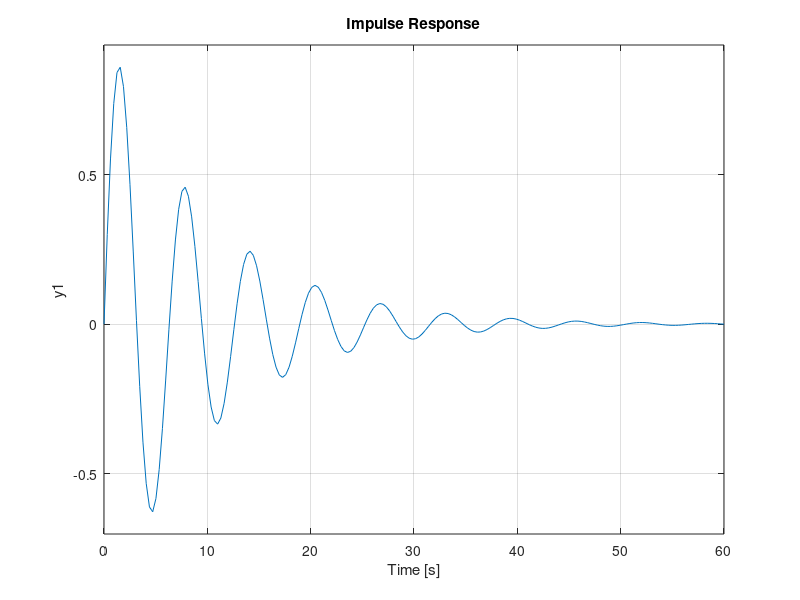
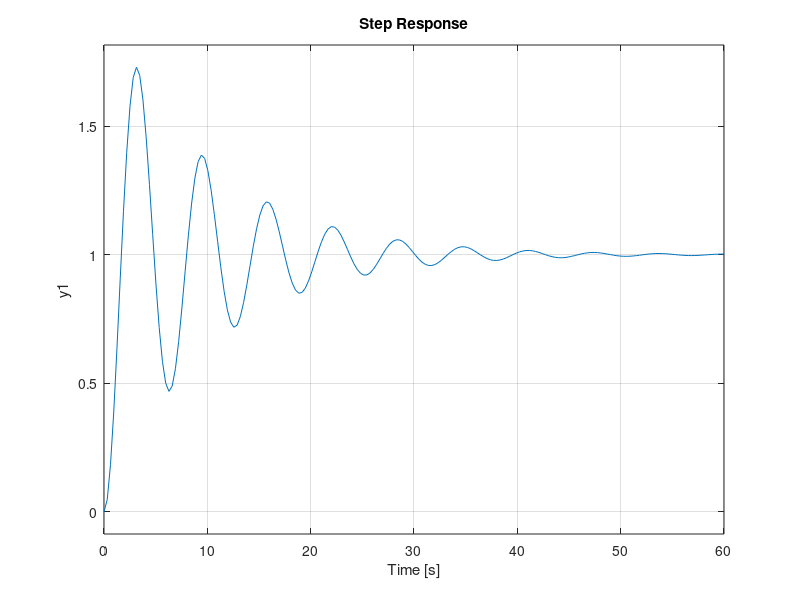
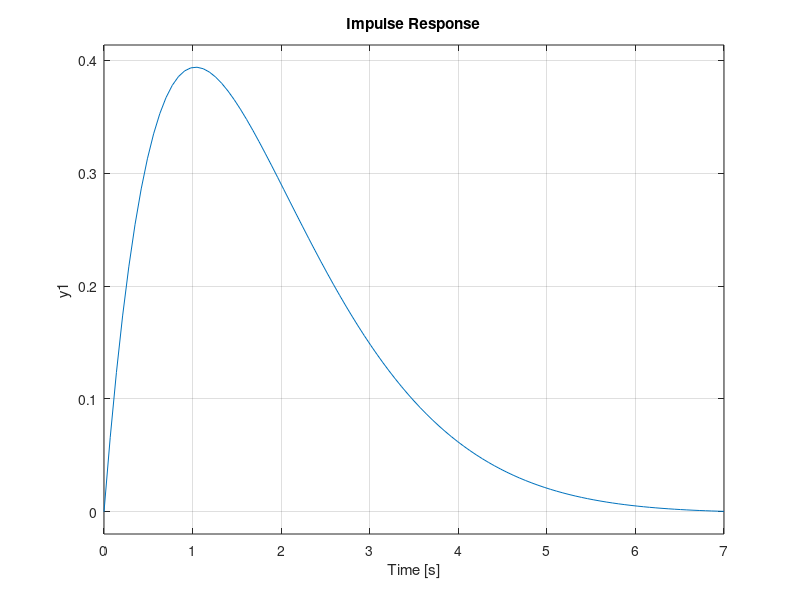
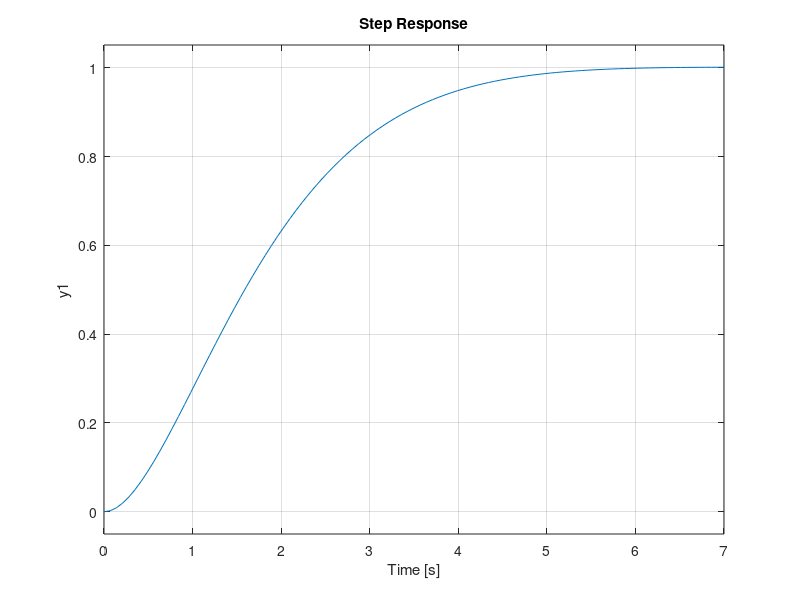

Write the MATLAB code that produced these figures, in order. (Note: this script raises an error after producing the figures.)
clc;clear all;
num1 = 1;
dem1 = [1 0.2 1];
num2 = 1;
dem2 = [1 1.8 1];
sys1 = tf(num1,dem1)
sys2 = tf(num2,dem2)

figure,impulse(sys1)
figure,step(sys1)

figure,impulse(sys2)
figure,step(sys2)

t=0:0.01:1;
u = sin(2*pi*t);

figure,lsim(sys1,u,t)
figure,lsim(sys2,u,t)

figure,bode(sys1)
figure,bode(sys2)

stepinfo(sys1)
stepinfo(sys2)

fb1 = bandwidth(sys1)
fb2 = bandwidth(sys2)
